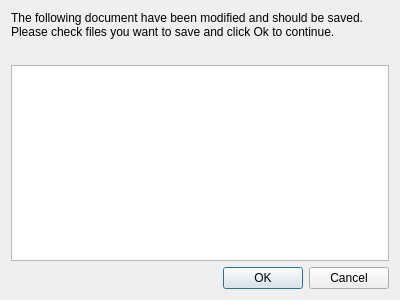
<?xml version="1.0" encoding="UTF-8"?>
<ui version="4.0">
 <class>SavingDialog</class>
 <widget class="QDialog" name="SavingDialog">
  <property name="geometry">
   <rect>
    <x>0</x>
    <y>0</y>
    <width>400</width>
    <height>300</height>
   </rect>
  </property>
  <property name="windowTitle">
   <string>Select document to save</string>
  </property>
  <layout class="QVBoxLayout" name="verticalLayout">
   <item>
    <widget class="QLabel" name="m_labelMessage1">
     <property name="text">
      <string>The following document have been modified and should be saved. Please check files you want to save and click Ok to continue.</string>
     </property>
     <property name="wordWrap">
      <bool>true</bool>
     </property>
    </widget>
   </item>
   <item>
    <widget class="QLabel" name="m_labelMessage2">
     <property name="text">
      <string/>
     </property>
     <property name="wordWrap">
      <bool>true</bool>
     </property>
    </widget>
   </item>
   <item>
    <widget class="QListWidget" name="m_listFile"/>
   </item>
   <item>
    <widget class="QDialogButtonBox" name="m_buttonBox">
     <property name="orientation">
      <enum>Qt::Horizontal</enum>
     </property>
     <property name="standardButtons">
      <set>QDialogButtonBox::Cancel|QDialogButtonBox::Ok</set>
     </property>
    </widget>
   </item>
  </layout>
 </widget>
 <resources/>
 <connections>
  <connection>
   <sender>m_buttonBox</sender>
   <signal>accepted()</signal>
   <receiver>SavingDialog</receiver>
   <slot>accept()</slot>
   <hints>
    <hint type="sourcelabel">
     <x>248</x>
     <y>254</y>
    </hint>
    <hint type="destinationlabel">
     <x>157</x>
     <y>274</y>
    </hint>
   </hints>
  </connection>
  <connection>
   <sender>m_buttonBox</sender>
   <signal>rejected()</signal>
   <receiver>SavingDialog</receiver>
   <slot>reject()</slot>
   <hints>
    <hint type="sourcelabel">
     <x>316</x>
     <y>260</y>
    </hint>
    <hint type="destinationlabel">
     <x>286</x>
     <y>274</y>
    </hint>
   </hints>
  </connection>
 </connections>
</ui>
